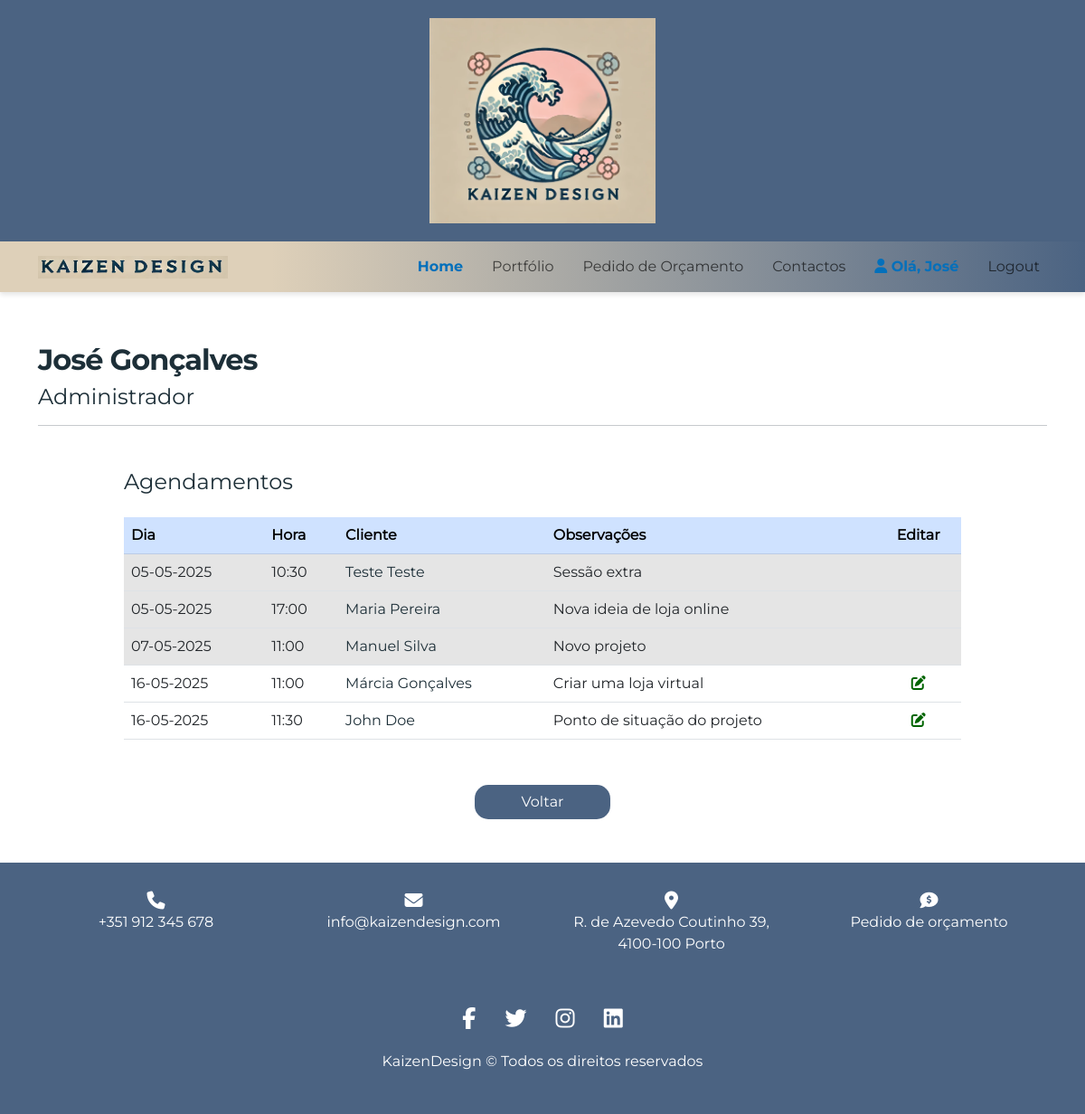
Screenshot of /meetings_list.php (signed in) with the database file from the repository.
### tables this page shows
CREATE TABLE `utilizadores` (
  `id` int(11) NOT NULL,
  `nome` varchar(100) NOT NULL,
  `apelido` varchar(100) NOT NULL,
  `dataNascimento` varchar(200) NOT NULL,
  `email` varchar(150) NOT NULL,
  `senha` varchar(255) NOT NULL,
  `telefone` varchar(20) DEFAULT NULL,
  `tipo` enum('admin','cliente') DEFAULT 'cliente'
);

CREATE TABLE `marcacoes` (
  `id` int(11) NOT NULL,
  `utilizador_id` int(11) NOT NULL,
  `data` date NOT NULL,
  `hora` time NOT NULL,
  `observacoes` text
);

### geral.php (called while the page is built, shortened)
<?php
$BASE_URL = "http://localhost/Jose";

### models/User.php (called while the page is built, shortened)
<?php
class User
{
    public $nome;
    public $apelido;
    public function __construct($id, $nome, $apelido, $dataNascimento, $telefone, $email, $tipo)
    {
        $this->nome = $nome;
        $this->apelido = $apelido;
    }
    public function getFullName()
    {
        return $this->nome . " " . $this->apelido;
    }
}

### meetings_list.php (the view, shortened to what this page needs)
<?php
require_once("geral.php");
require_once("includes/db.inc.php");
$user_id = $_SESSION["id"];
$stmt = $conn->prepare("SELECT nome, apelido, dataNascimento, telefone, email, tipo FROM utilizadores WHERE id = ?");
$stmt->bind_param("i", $user_id);
$stmt->execute();
$stmt->bind_result($nome, $apelido, $dataNascimento, $telefone, $email, $tipo);
require_once("models/User.php");
$user = new User($user_id, $nome, $apelido, $dataNascimento, $telefone, $email, $tipo);
?>
<!DOCTYPE html>
<html lang="pt">
<head>
    <link
        href="https://cdn.jsdelivr.net/npm/bootstrap@5.3.0-alpha3/dist/css/bootstrap.min.css"
        rel="stylesheet"
 />
    <link rel="stylesheet" href="<?= $BASE_URL ?>/css/style.css?v=1.0" />
</head>
<body>
    <?php
    require_once("templates/header.php");
    ?>
    <nav class="navbar navbar-custom sticky-top navbar-light navbar-expand-lg">
        <div class="container">
            <a class="navbar-brand" href="<?= $BASE_URL ?>">
                <img
                    src="<?= $BASE_URL ?>/images/KaizenDesignName.png"
                    alt="Kaizen_logo"
                    width="210"
                    height="25"
                    class="d-inline-block align-text-top" />
            </a>
            <div class="collapse navbar-collapse" id="navbarSupportedContent">
                <ul class="navbar-nav ms-auto mb-2 mb-lg-0">
                    <li class="nav-item">
                        <a class="nav-link active" aria-current="page" href="<?= $BASE_URL ?>/index.php">Home</a>
                    </li>
                    <li class="nav-item ps-0 ps-lg-3">
                        <a class="nav-link" href="<?= $BASE_URL ?>/portfolio.php">Portfólio</a>
                    </li>
                    <li class="nav-item ps-0 ps-lg-3">
                        <a class="nav-link" href="<?= $BASE_URL ?>/orcamento.php">Pedido de Orçamento</a>
                    </li>
                    <li class="nav-item ps-0 ps-lg-3">
                        <a class="nav-link" href="<?= $BASE_URL ?>/contactos.php">Contactos</a>
                    </li>
                    <?php
                    if (isset($_SESSION["email"])) {
                        if ($_SESSION["tipo"] === "admin") {
                            echo '<li class="nav-item ps-0 ps-lg-3"><a class="nav-link active" href="' . $BASE_URL . '/dashboard_admin.php?id=' . $_SESSION['id'] . '"><i class="fa-solid fa-user"></i> Olá, ' . htmlspecialchars($_SESSION["nome"]) . '</a></li>';
                        } else if ($_SESSION["tipo"] === "cliente") {
                            echo '<li class="nav-item ps-0 ps-lg-3"><a class="nav-link active" href="' . $BASE_URL . '/profile_user.php?id=' . $_SESSION['id'] . '"><i class="fa-solid fa-user"></i> Olá, ' . htmlspecialchars($_SESSION["nome"]) . '</a></li>';
                        }
                        echo '<li class="nav-item ps-0 ps-lg-3"><a class="nav-link" href="' . $BASE_URL . '/includes/logout.inc.php">Logout</a></li>';
                    } else {
                        echo '<li class="nav-item ps-0 ps-lg-3"><a class="nav-link" href="' . $BASE_URL . '/login.php"><i class="fa-solid fa-user"></i> Login</a></li>';
                    }
                    ?>
                </ul>
            </div>
        </div>
    </nav>
    <main id="main-container" class="container py-5">
        <div class="row">
            <div class="col-12">
                <div id="profile-name" class="mt-2 mb-5">
                    <h2><?= $user->getFullName(); ?></h2>
                    <h4>Administrador</h4>
                    <hr>
                </div>
                <div class="row">
                    <div id="users-box" class="col col-xl-10 mx-auto">
                        <h4 class="users-box-label mb-4">Agendamentos</h4>
                        <table class="table table-hover table-fixed" id="users-table">
                            <thead>
                                <tr class="table-primary">
                                    <th scope="col">Dia</th>
                                    <th scope="col">Hora</th>
                                    <th scope="col">Cliente</th>
                                    <th scope="col">Observações</th>
                                    <th scope="col" class="text-center">Editar</th>
                                </tr>
                            </thead>
                            <tbody>
                                <?php
                                $sql = "SELECT marcacoes.id AS meetingId, marcacoes.data, marcacoes.hora, marcacoes.observacoes, utilizadores.id AS userId, utilizadores.nome, utilizadores.apelido FROM marcacoes INNER JOIN utilizadores ON marcacoes.utilizador_id = utilizadores.id ORDER BY marcacoes.data";
                                $result = $conn->query($sql);
                                if ($result->num_rows > 0) {
                                    while ($row = $result->fetch_assoc()) {
                                        if ($row["data"] < date('Y-m-d')) {
                                            echo "<tr class='table-active'>";
                                            echo "<td>" . date('d-m-Y', strtotime($row['data'])) . "</td>";
                                            echo "<td>" . date('H:i', strtotime($row['hora'])) . "</td>";
                                            echo "<td><a class='profile-link' href='$BASE_URL/profile_user.php?id=" . $row['userId'] . "'>" . $row['nome'] . " " . $row['apelido'] . "</a></td>";
                                            echo "<td>" . $row["observacoes"] . "</td>";
                                            echo "<td></td>";
                                            echo "</tr>";
                                        } else {
                                            echo "<tr>";
                                            echo "<td>" . date('d-m-Y', strtotime($row['data'])) . "</td>";
                                            echo "<td>" . date('H:i', strtotime($row['hora'])) . "</td>";
                                            echo "<td><a class='profile-link' href='$BASE_URL/profile_user.php?id=" . $row['userId'] . "'>" . $row['nome'] . " " . $row['apelido'] . "</a></td>";
                                            echo "<td>" . $row["observacoes"] . "</td>";
                                            echo "<td class='text-center'><a href='$BASE_URL/edit_meeting.php?id=" . $row['userId'] . "&meeting_id=" . $row['meetingId'] . "'><i class='fa-solid fa-pen-to-square'></i></a></td>";
                                            echo "</tr>";
                                        }
                                    }
                                } else {
                                    echo "<tr><td colspan='5'>Não há reuniões agendadas.</td></tr>";
                                }
                                ?>
                            </tbody>
                        </table>
                        <div class="form-group mt-3 d-flex justify-content-around">
                            <a class="btn back-btn" id="users-list-back-btn" href="<?= $BASE_URL ?>/dashboard_admin.php?id=<?= $user_id ?>" target="_self">Voltar</a>
                        </div>
                    </div>
                </div>
            </div>
        </div>
    </main>
    <?php
    require_once("templates/footer.php");
    ?>
</body>
</html>

### css/style.css (style rules this page uses)
* { box-sizing: border-box; margin: 0; padding: 0; }
body { font-family: MontserratRegular; color: rgb(29, 47, 56); }
nav { font-family: MontserratRegular; box-shadow: 0px 3px 5px rgba(0, 0, 0, 0.1); }
.navbar-custom { background: rgb(222, 208, 185); background: linear-gradient( 90deg, rgba(222, 208, 185, 1) 25%, rgba(75, 99, 130, 1) 100% ); }
.navbar-brand { font-family: MontserratBold; color: rgb(29, 47, 56); }
.nav-link.active { font-family: MontserratBold; color: rgb(3, 112, 187) !important; }
h1, h2 { font-family: MontserratBold; letter-spacing: -1px; }
.btn { background-color: #4b6382; border-radius: 15px; color: white; }
i.fa-solid.fa-pen-to-square { color: darkgreen; }
#users-table { margin-bottom: 50px; }
#users-list-back-btn { width: 150px; }
a.profile-link { text-decoration: none; color: rgb(29, 47, 56); }

### rows the page displays
utilizadores: $user->getFullName() "José Gonçalves"
marcacoes: data "05-05-2025", hora "10:30", utilizador.nome "Teste", utilizador.apelido "Teste", observacoes "Sessão extra"
marcacoes: data "05-05-2025", hora "17:00", utilizador.nome "Maria", utilizador.apelido "Pereira", observacoes "Nova ideia de loja online"
marcacoes: data "07-05-2025", hora "11:00", utilizador.nome "Manuel", utilizador.apelido "Silva", observacoes "Novo projeto"
marcacoes: data "16-05-2025", hora "11:00", utilizador.nome "Márcia", utilizador.apelido "Gonçalves", observacoes "Criar uma loja virtual"
marcacoes: data "16-05-2025", hora "11:30", utilizador.nome "John", utilizador.apelido "Doe", observacoes "Ponto de situação do projeto"

### other values shown
$_SESSION["nome"] "José"
